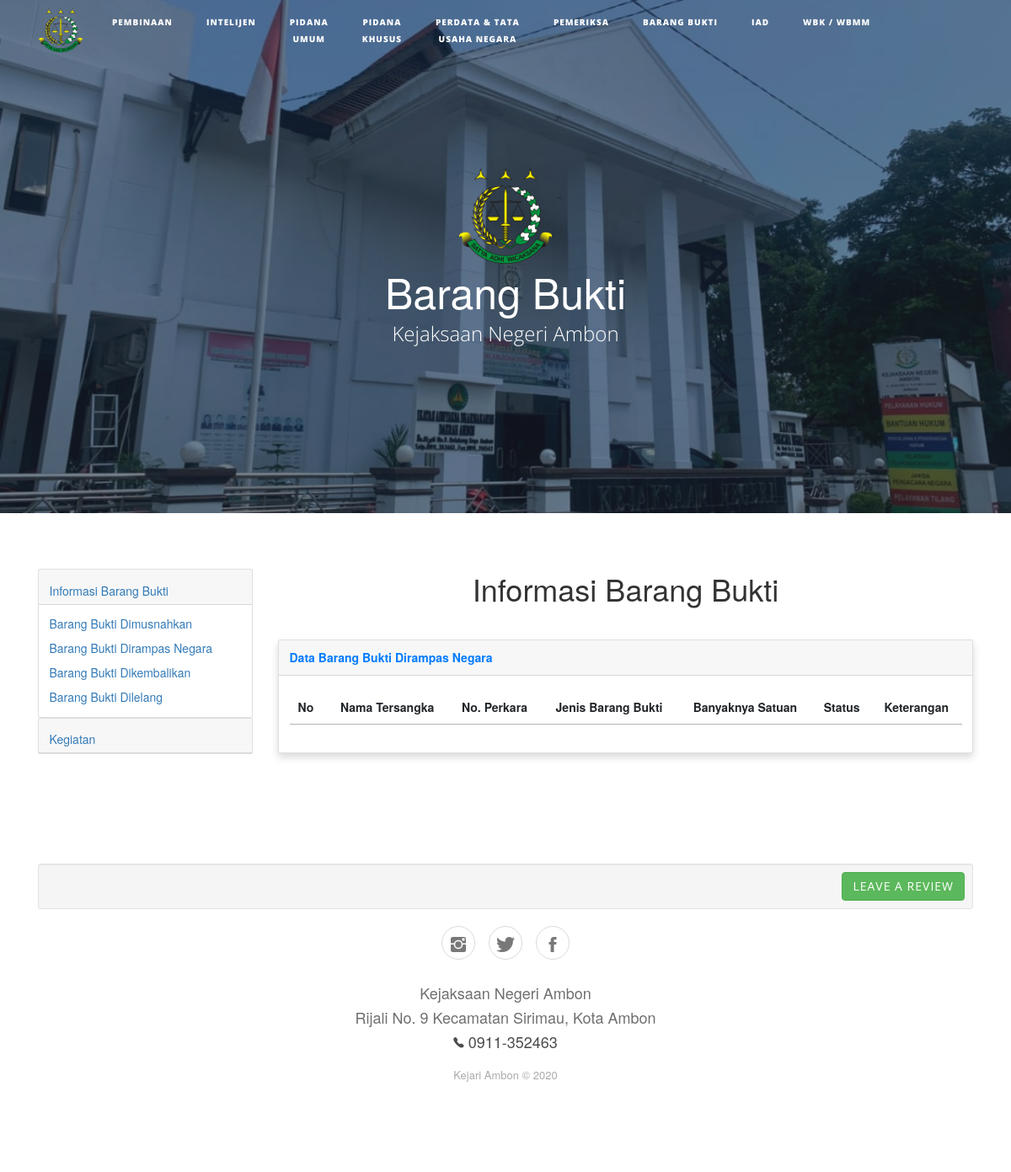
The page /index.php/barangbukti/dirampas on the database as committed earlier.
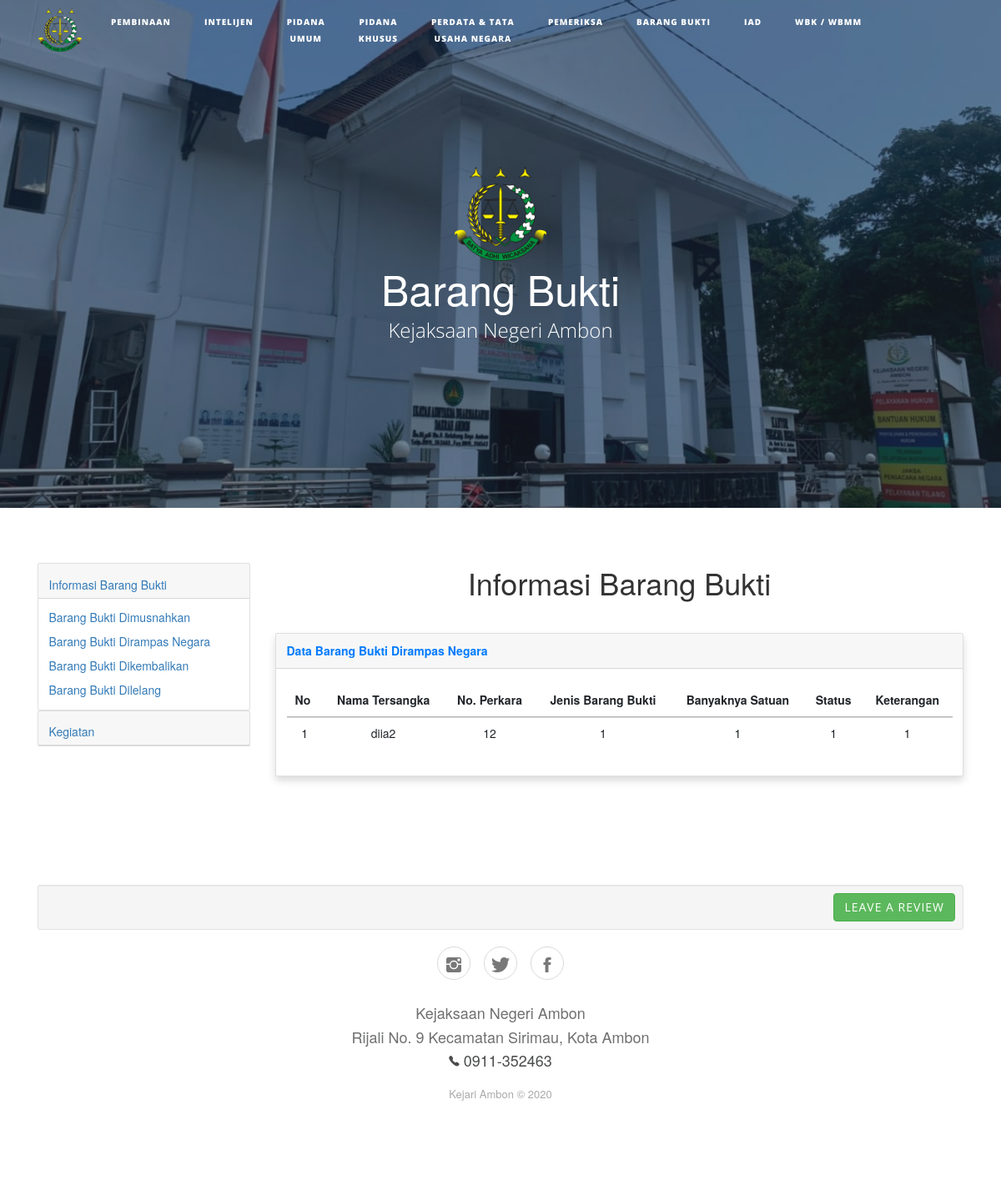
The same page on the database as committed later.
### tables this page shows
CREATE TABLE `barang_bukti` (
  `id_bb` int(11) NOT NULL,
  `tersangka` varchar(50) NOT NULL,
  `no_perkara` varchar(50) NOT NULL,
  `jenis` varchar(50) NOT NULL,
  `jumlah` int(255) NOT NULL,
  `status` varchar(50) NOT NULL,
  `keterangan` varchar(255) NOT NULL,
  `kategori` varchar(255) NOT NULL
);

### application/controllers/Barangbukti.php (called while the page is built, shortened)
<?php
class Barangbukti extends CI_Controller {
	public function dirampas()
	{$this->db->select('*');
		$this->db->from('barang_bukti');
		$this->db->where("kategori","rampas");
		$query2=$this->db->get();
		$data2['rampas'] = $query2->result_array();
		$this->load->view('/user/_bb2.php',$data2);
	}
}

### index.php (called while the page is built, shortened)
<?php
require_once BASEPATH.'core/CodeIgniter.php';

### application/views/user/_bb2.php (the view, shortened to what the changed rows need)
<?php
  include 'header.php' ?>
<header class="masthead" style="background-image:url('<?= base_url('assets'); ?>/img/home.jpeg');">
    <div class="container">
        <div class="row">
            <div class="col-md-10 col-lg-8 mx-auto">
                <div class="site-heading">
                    <h1 style="font-size: 50px;">Barang Bukti</h1><span class="subheading">Kejaksaan Negeri Ambon</span>
                </div>
            </div>
        </div>
    </div>
</header>
<div class="container">
    <div class="row">
        <div class="col col-md-6 col-lg-9">
            <h1 style="text-align: center; margin-bottom: 40px;">Informasi Barang Bukti</h1>
            <div class="card shadow" style="margin-top: 10px;">
                <div class="card-body">
                    <div class="table-responsive table mt-2" id="dataTable" role="grid" aria-describedby="dataTable_info">
                        <table class="table dataTable my-0" id="myTable">
                            <thead>
                                <tr>
                                    <th>No</th>
                                    <th>
                                        <center>Nama Tersangka</center>
                                    </th>
                                    <th>
                                        <center>No. Perkara</center>
                                    </th>
                                    <th>
                                        <center>Jenis Barang Bukti</center>
                                    </th>
                                    <th>
                                        <center>Banyaknya Satuan</center>
                                    </th>
                                    <th>
                                        <center>Status</center>
                                    </th>
                                    <th>
                                        <center>Keterangan</center>
                                    </th>
                                </tr>
                            </thead>
                            <tbody>
                            <?php $i = 1; ?>
                                <?php foreach ($rampas as $data) : ?>
                                    <tr>
                                        <td>
                                            <center><?= $i; ?></center>
                                        </td>
                                        <td>
                                            <center><?= $data['tersangka']; ?></center>
                                        </td>
                                        <td>
                                            <center><?= $data['no_perkara']; ?></center>
                                        </td>
                                        <td>
                                            <center><?= $data['jenis']; ?></center>
                                        </td>
                                        <td>
                                            <center><?= $data['jumlah']; ?></center>
                                        </td>
                                        <td>
                                            <center><?= $data['status']; ?></center>
                                        </td>
                                         <td>
                                            <center><?= $data['keterangan']; ?></center>
                                        </td>
                                    </tr>
                                    <?php $i++; ?>
                                <?php endforeach; ?>
                            </tbody>
                        </table>
                    </div>
                </div>
            </div>
        </div>
    </div>
</div>
<?php
  include 'footer.php' ?>

Rows that differ between the two databases and show on the page:
added barang_bukti: tersangka "diia2", no_perkara "12", jenis "1", jumlah "1", status "1", keterangan "1"
